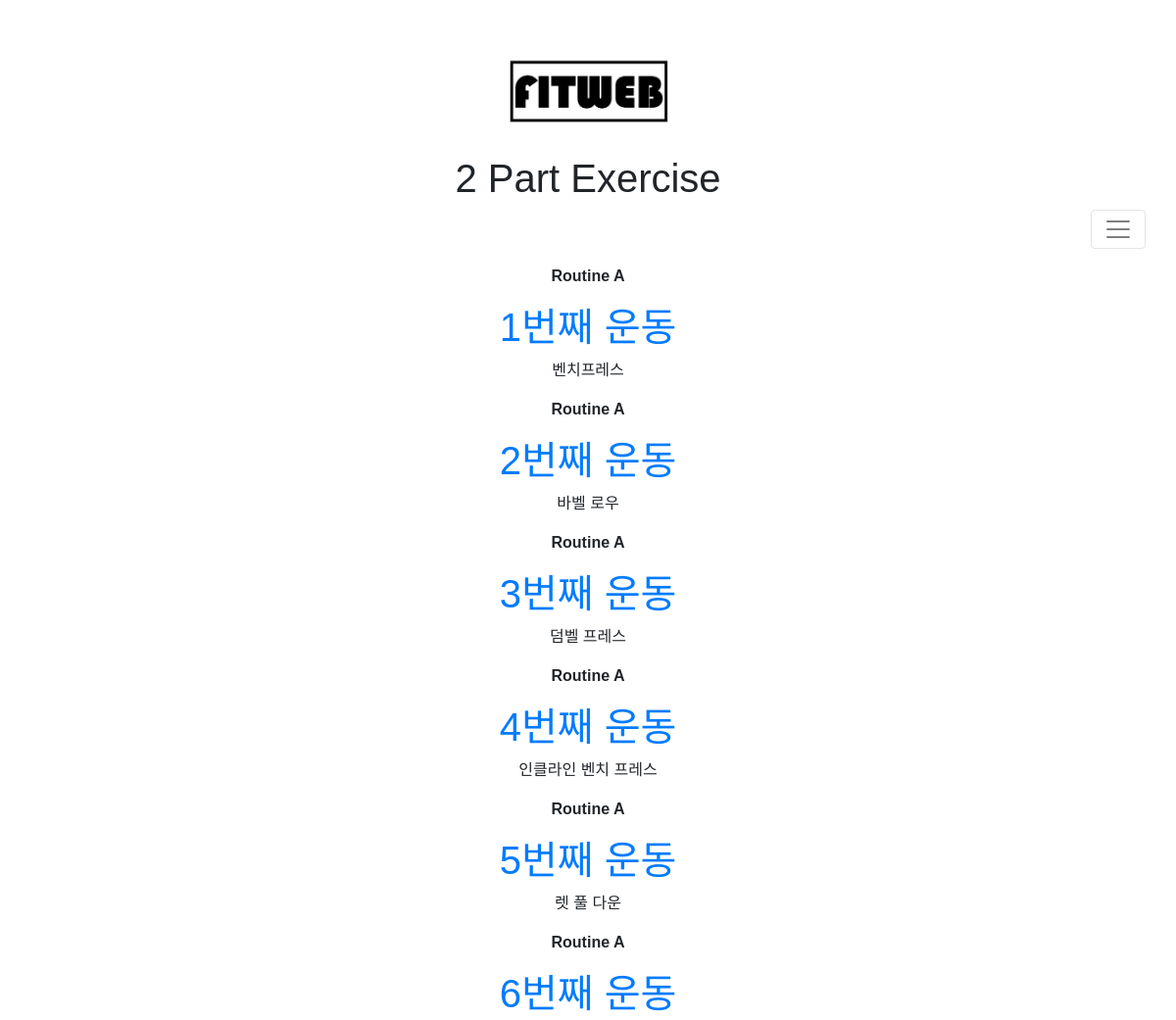
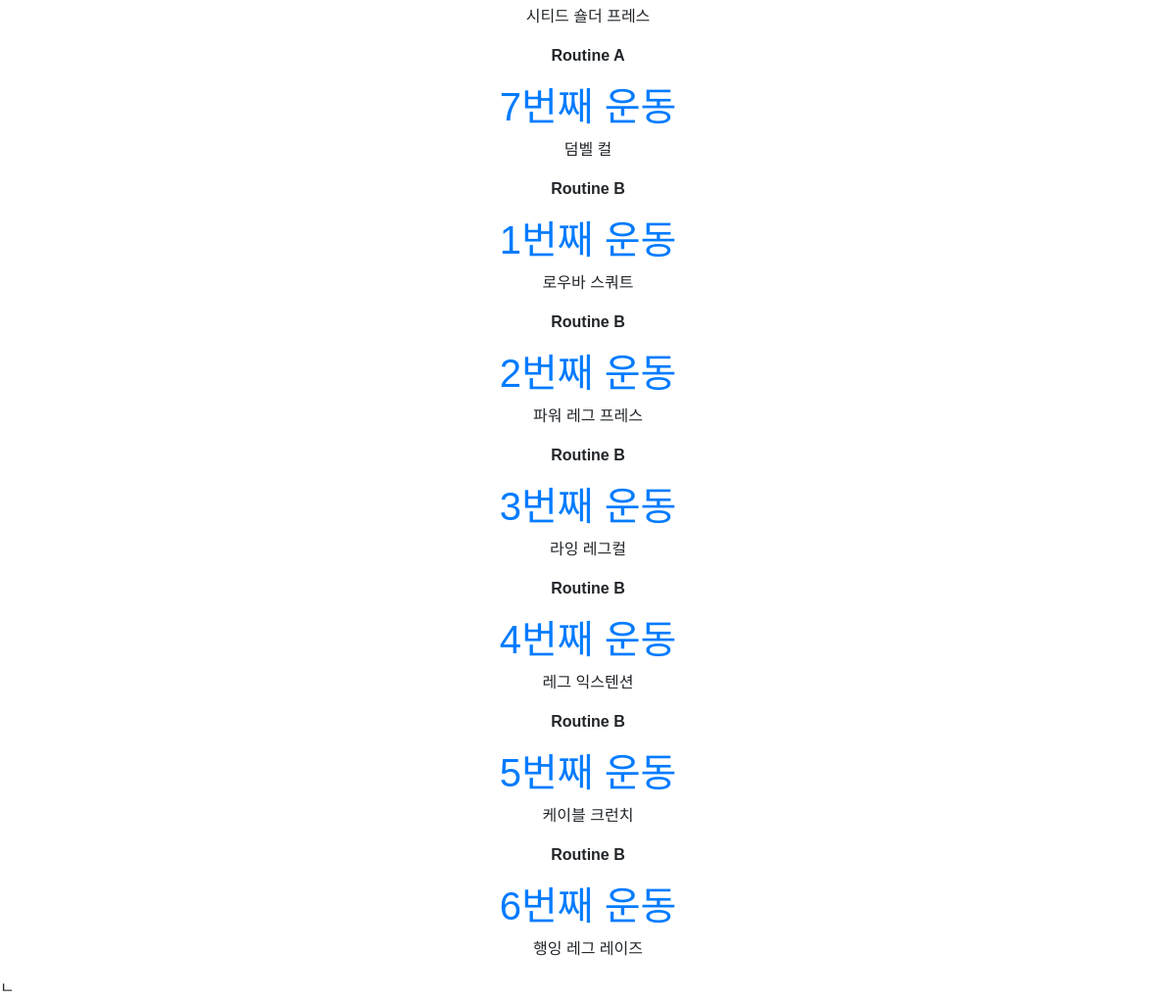
Page /weight_training_list_middle_level_2parts on the committed database (2 pictures, top to bottom).
### fitweb/models.py (models this page shows, shortened)
class Post(models.Model):
    objects_num = models.CharField(max_length=200, default='')
    Header_first = models.CharField(max_length=200, default='')
    Header_second = models.CharField(max_length=200, default='')
    Header_third = models.CharField(max_length=200, default='', blank=True)
    Header_four = models.CharField(max_length=200, default='', blank=True)
    author = models.ForeignKey(settings.AUTH_USER_MODEL, on_delete=models.CASCADE)
    title = models.CharField(max_length=200, default='')
    video = EmbedVideoField(blank=True)
    text = models.TextField()
    created_date = models.DateTimeField(
            default=timezone.now)
    published_date = models.DateTimeField(
            blank=True, null=True)

### fitweb/views.py (the view)
# urls.py: path('weight_training_list_middle_level_2parts', views.weight_training_list_middle_level_2parts,
def weight_training_list_middle_level_2parts(request):
    posts = Post.objects.filter(Header_first__contains='weight training', Header_second__contains='middle', Header_third__contains='part2')
    posts = posts.order_by("title")
    posts = posts.order_by("Header_four")
    return render(request, 'fitweb/weight_training_list_middle_level_2parts.html', {'posts': posts})

### fitweb/templates/fitweb/weight_training_list_middle_level_2parts.html (shortened to what this page needs)
{% load embed_video_tags %}
{% load static %}
<html>
    <head>
        <link rel="stylesheet" href="https://maxcdn.bootstrapcdn.com/bootstrap/4.0.0-beta/css/bootstrap.min.css">
        <link rel="stylesheet" href="{% static "css/main.css" %}">
    </head>
<body>
<h1 class="logo" style="margin-top: 50px"><a id="logo" href="{% url 'home' %}"><img src="../../static/images/logo.png"></a></h1>
<nav class="navbar navbar-light bg-light">
  <div class="container-fluid" >
    <h1 style="width: 100%">
        <header class="page-header" style="overflow: auto;">
            <h1>2 Part Exercise</h1>
        </header>
        <button style="float: right" class="navbar-toggler" type="button" data-bs-toggle="collapse" data-bs-target="#navbarSupportedContent" aria-controls="navbarSupportedContent" aria-expanded="false" aria-label="Toggle navigation">
            <span class="navbar-toggler-icon"></span>
        </button>
    </h1>
  </div>
</nav>
<div class="content container" style="text-align: center">
    {% for post in posts %}
        <div class="post">
            <p><b>{{ post.Header_four|linebreaksbr }}</b></p>
            <h1><a href="{% url 'detail' pk=post.pk %}">{{ post.title }}</a></h1>
            <p>{{ post.text|linebreaksbr }}</p>
        </div>
    {% endfor %}
</div>
</body>
</html>

### fitweb/static/css/main.css (style rules this page uses)
body { margin: 0px; font-family: 'Noto Sans KR', sans-serif; min-width: 600px; min-height: 500px; }
.logo { text-align: center; height: 80px; margin-bottom: 20px; }
.logo img { height: 100px; border: 20px; }
.navbar { text-align: center; }

### fitweb/templates/fitweb/weight_training_list_middle_level_2parts.html (style rules this page uses)
body { margin: 0px; font-family: 'Noto Sans KR', sans-serif; min-width: 600px; min-height: 500px; }
.bg-light { background-color: rgba(0,0,0,0)!important; }
@media (min-width: 576px) { .container { max-width: 100%; } }

### rows in the picture
Post: Header_four "Routine A", title "1번째 운동", text "벤치프레스"
Post: Header_four "Routine A", title "2번째 운동", text "바벨 로우"
Post: Header_four "Routine A", title "3번째 운동", text "덤벨 프레스"
Post: Header_four "Routine A", title "4번째 운동", text "인클라인 벤치 프레스"
Post: Header_four "Routine A", title "5번째 운동", text "렛 풀 다운"
Post: Header_four "Routine A", title "6번째 운동", text "시티드 숄더 프레스"
Post: Header_four "Routine A", title "7번째 운동", text "덤벨 컬"
Post: Header_four "Routine B", title "1번째 운동", text "로우바 스쿼트"
Post: Header_four "Routine B", title "2번째 운동", text "파워 레그 프레스"
Post: Header_four "Routine B", title "3번째 운동", text "라잉 레그컬"
Post: Header_four "Routine B", title "4번째 운동", text "레그 익스텐션"
Post: Header_four "Routine B", title "5번째 운동", text "케이블 크런치"
Post: Header_four "Routine B", title "6번째 운동", text "행잉 레그 레이즈"
